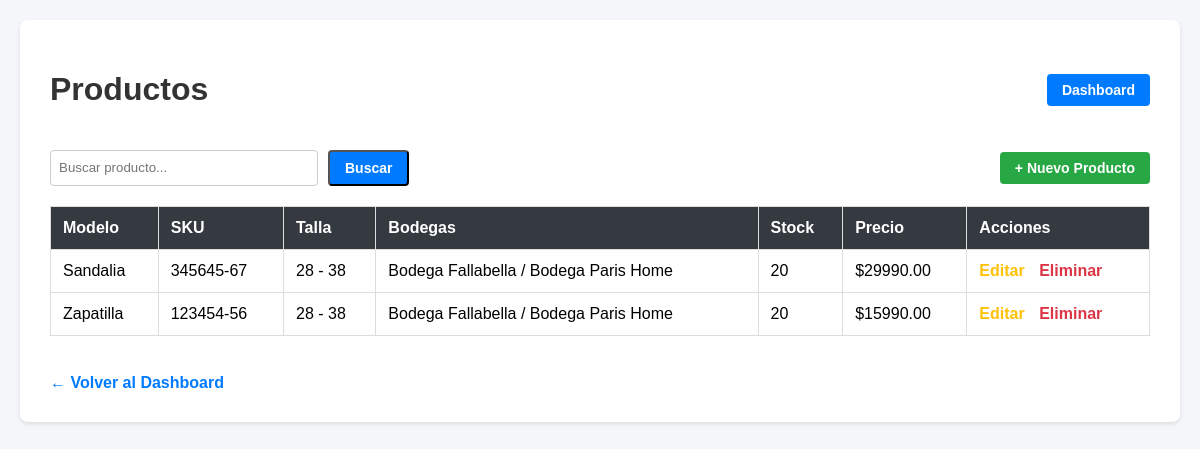
The app's page /productos/ (signed in) with its own data.
### stock/models.py (models this page shows, shortened)
class Producto(models.Model):
    bodegas = models.ManyToManyField(Bodega, blank=True)
    nombre = models.CharField(max_length=100)
    sku = models.CharField(max_length=50, unique=True)
    stock = models.IntegerField(null=False, blank=False)
    talla = models.CharField(max_length=20, default='21 - 27')
    precio = models.DecimalField(max_digits=10, decimal_places=2, null=False, blank=False)

class Bodega(models.Model):
    nombre = models.CharField(max_length=100, unique=True)
    ubicacion = models.CharField(max_length=200, blank=True, null=True)

### stock/views.py (the view)
# urls.py: path('productos/', views.lista_productos, name='lista_productos'),
@login_required
def lista_productos(request):
    from stock.models import Producto
    query = request.GET.get('q', '')
    if query:
        productos = Producto.objects.filter(nombre__icontains=query) | Producto.objects.filter(sku__icontains=query)
    else:
        productos = Producto.objects.all().order_by('-id')
    return render(request, 'stock/lista_productos.html', {'productos': productos, 'query': query})

### stock/templates/stock/lista_productos.html (shortened to what this page needs)
<!DOCTYPE html>
<html lang="es">
<head>
</head>
<body>
    <div class="container">
        <div class="top-bar">
            <h1>Productos</h1>
            <div>
                <a href="{% url 'dashboard' %}" class="btn btn-primary">Dashboard</a>
            </div>
        </div>
        <div style="display: flex; justify-content: space-between; align-items: center; margin-bottom: 20px;">
            <form method="get" style="display: flex; gap: 10px;">
                <input type="text" name="q" placeholder="Buscar producto..." style="padding: 8px; width: 250px; border: 1px solid #ccc; border-radius: 4px;">
                <button type="submit" class="btn btn-primary">Buscar</button>
            </form>
            {% if not es_promotor %}
                <a href="{% url 'crear_producto' %}" class="btn btn-success">+ Nuevo Producto</a>
            {% endif %}
        </div>
        <table>
            <thead>
                <tr>
                    <th>Modelo</th>
                    <th>SKU</th>
                    <th>Talla</th>
                    <th>Bodegas</th>
                    <th>Stock</th>
                    <th>Precio</th>
                    <th>Acciones</th>
                </tr>
            </thead>
            <tbody>
                {% for producto in productos %}
                <tr>
                    <td>{{ producto.nombre }}</td>
                    <td>{{ producto.sku }}</td>
                    <td>{{ producto.talla }}</td>
                    <td>
                        {% if producto.bodegas.all %}
                            {% for b in producto.bodegas.all %}
                                {{ b.nombre }}{% if not forloop.last %} / {% endif %}
                            {% endfor %}
                        {% else %}
                            <span style="color: #999; font-style: italic;">Sin bodega</span>
                        {% endif %}
                    </td>
                    <td>{{ producto.stock }}</td>
                    <td>${{ producto.precio }}</td>
                    <td>
                        {% if not es_promotor %}
                            <a href="{% url 'editar_producto' producto.pk %}" style="color: #ffc107; margin-right: 10px; text-decoration: none; font-weight: bold;">Editar</a>
                            <a href="{% url 'eliminar_producto' producto.pk %}" style="color: #dc3545; text-decoration: none; font-weight: bold;" onclick="return confirm('¿Estás seguro de eliminar este producto?');">Eliminar</a>
                        {% else %}
                            <span style="color: #888; font-style: italic;">Solo lectura</span>
                        {% endif %}
                    </td>
                </tr>
                {% empty %}
                <tr>
                    <td colspan="7" style="text-align: center; color: #777;">No hay productos registrados.</td>
                </tr>
                {% endfor %}
            </tbody>
        </table>
        <br>
        <a class="back-link" href="{% url 'dashboard' %}">← Volver al Dashboard</a>
    </div>
</body>
</html>

### stock/templates/stock/lista_productos.html (style rules this page uses)
body { font-family: Arial, sans-serif; background-color: #f4f6f9; margin: 0; padding: 20px; }
.container { max-width: 1100px; margin: 0 auto; background: white; padding: 30px; border-radius: 8px; box-shadow: 0 2px 4px rgba(0,0,0,0.1); }
h1 { color: #333; }
.top-bar { display: flex; justify-content: space-between; align-items: center; margin-bottom: 20px; }
.btn { padding: 8px 15px; text-decoration: none; border-radius: 4px; font-weight: bold; font-size: 14px; }
.btn-primary { background: #007bff; color: white; }
.btn-success { background: #28a745; color: white; }
table { width: 100%; border-collapse: collapse; margin-top: 20px; }
th, td { padding: 12px; border: 1px solid #ddd; text-align: left; }
th { background: #343a40; color: white; }
.back-link { display: inline-block; margin-top: 20px; text-decoration: none; color: #007bff; font-weight: bold; }

### records on screen
Producto: nombre "Sandalia", sku "345645-67", talla "28 - 38", stock "20", precio "29990.00"
Bodega: nombre "Bodega Fallabella"
Bodega: nombre "Bodega Paris Home"
Producto: nombre "Zapatilla", sku "123454-56", talla "28 - 38", stock "20", precio "15990.00"
